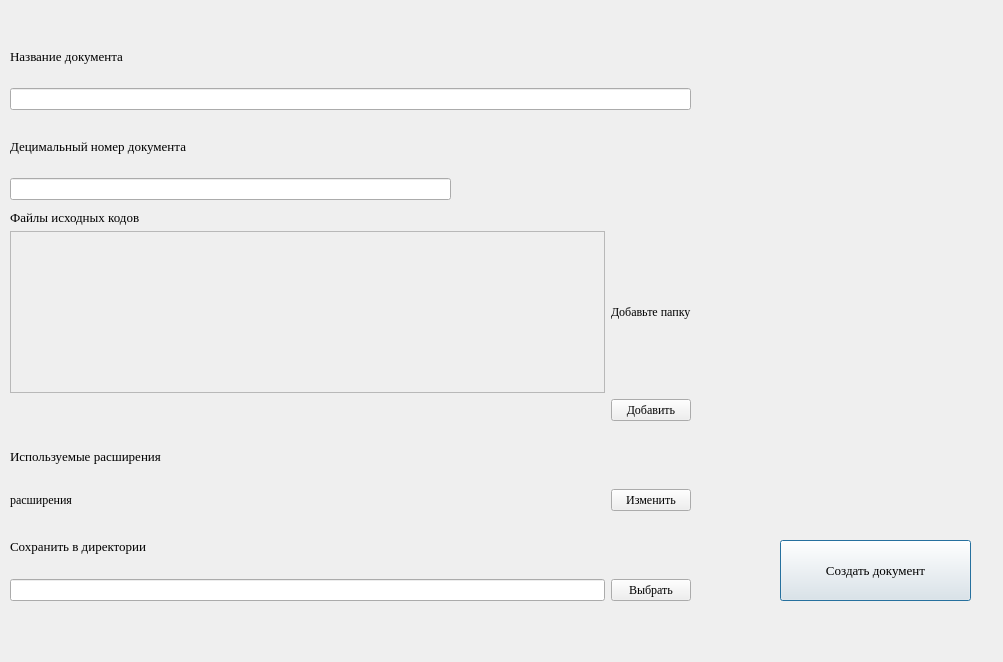
<?xml version="1.0" encoding="UTF-8"?>
<ui version="4.0">
 <class>Dialog</class>
 <widget class="QDialog" name="Dialog">
  <property name="geometry">
   <rect>
    <x>0</x>
    <y>0</y>
    <width>1003</width>
    <height>662</height>
   </rect>
  </property>
  <property name="font">
   <font>
    <family>Times New Roman</family>
   </font>
  </property>
  <property name="windowTitle">
   <string notr="true">Исход-В</string>
  </property>
  <widget class="QPushButton" name="pushButton">
   <property name="geometry">
    <rect>
     <x>780</x>
     <y>540</y>
     <width>191</width>
     <height>61</height>
    </rect>
   </property>
   <property name="font">
    <font>
     <pointsize>10</pointsize>
    </font>
   </property>
   <property name="text">
    <string>Создать документ</string>
   </property>
  </widget>
  <widget class="QWidget" name="gridLayoutWidget">
   <property name="geometry">
    <rect>
     <x>10</x>
     <y>520</y>
     <width>681</width>
     <height>81</height>
    </rect>
   </property>
   <layout class="QGridLayout" name="gridLayout">
    <item row="1" column="1">
     <widget class="QPushButton" name="pushButton_2">
      <property name="font">
       <font>
        <pointsize>9</pointsize>
       </font>
      </property>
      <property name="layoutDirection">
       <enum>Qt::LeftToRight</enum>
      </property>
      <property name="text">
       <string>Выбрать</string>
      </property>
     </widget>
    </item>
    <item row="1" column="0">
     <widget class="QLineEdit" name="lineEdit"/>
    </item>
    <item row="0" column="0">
     <widget class="QLabel" name="label">
      <property name="font">
       <font>
        <pointsize>10</pointsize>
       </font>
      </property>
      <property name="text">
       <string>Сохранить в директории</string>
      </property>
     </widget>
    </item>
   </layout>
  </widget>
  <widget class="QWidget" name="gridLayoutWidget_2">
   <property name="geometry">
    <rect>
     <x>10</x>
     <y>430</y>
     <width>681</width>
     <height>81</height>
    </rect>
   </property>
   <layout class="QGridLayout" name="gridLayout_2">
    <item row="1" column="1">
     <widget class="QPushButton" name="pushButton_3">
      <property name="font">
       <font>
        <pointsize>9</pointsize>
       </font>
      </property>
      <property name="text">
       <string>Изменить</string>
      </property>
     </widget>
    </item>
    <item row="0" column="0">
     <widget class="QLabel" name="label_2">
      <property name="font">
       <font>
        <pointsize>10</pointsize>
       </font>
      </property>
      <property name="text">
       <string>Используемые расширения</string>
      </property>
     </widget>
    </item>
    <item row="1" column="0">
     <widget class="QLabel" name="label_3">
      <property name="sizePolicy">
       <sizepolicy hsizetype="Expanding" vsizetype="Preferred">
        <horstretch>0</horstretch>
        <verstretch>0</verstretch>
       </sizepolicy>
      </property>
      <property name="font">
       <font>
        <pointsize>9</pointsize>
       </font>
      </property>
      <property name="text">
       <string>расширения</string>
      </property>
     </widget>
    </item>
   </layout>
  </widget>
  <widget class="QWidget" name="gridLayoutWidget_3">
   <property name="geometry">
    <rect>
     <x>10</x>
     <y>210</y>
     <width>681</width>
     <height>211</height>
    </rect>
   </property>
   <layout class="QGridLayout" name="gridLayout_3">
    <item row="2" column="1">
     <widget class="QLabel" name="label_6">
      <property name="text">
       <string>Добавьте папку</string>
      </property>
     </widget>
    </item>
    <item row="3" column="1">
     <widget class="QPushButton" name="pushButton_4">
      <property name="font">
       <font>
        <pointsize>9</pointsize>
       </font>
      </property>
      <property name="text">
       <string>Добавить</string>
      </property>
     </widget>
    </item>
    <item row="1" column="0">
     <widget class="QLabel" name="label_4">
      <property name="font">
       <font>
        <pointsize>10</pointsize>
       </font>
      </property>
      <property name="text">
       <string>Файлы исходных кодов</string>
      </property>
     </widget>
    </item>
    <item row="2" column="0">
     <widget class="QScrollArea" name="scrollArea">
      <property name="widgetResizable">
       <bool>true</bool>
      </property>
      <widget class="QWidget" name="scrollAreaWidgetContents">
       <property name="geometry">
        <rect>
         <x>0</x>
         <y>0</y>
         <width>556</width>
         <height>133</height>
        </rect>
       </property>
      </widget>
     </widget>
    </item>
   </layout>
  </widget>
  <widget class="QWidget" name="gridLayoutWidget_4">
   <property name="geometry">
    <rect>
     <x>10</x>
     <y>120</y>
     <width>441</width>
     <height>80</height>
    </rect>
   </property>
   <layout class="QGridLayout" name="gridLayout_4">
    <item row="2" column="1">
     <widget class="QLineEdit" name="lineEdit_2"/>
    </item>
    <item row="1" column="1">
     <widget class="QLabel" name="label_7">
      <property name="font">
       <font>
        <pointsize>10</pointsize>
       </font>
      </property>
      <property name="text">
       <string>Децимальный номер документа</string>
      </property>
     </widget>
    </item>
   </layout>
  </widget>
  <widget class="QWidget" name="gridLayoutWidget_5">
   <property name="geometry">
    <rect>
     <x>10</x>
     <y>30</y>
     <width>681</width>
     <height>80</height>
    </rect>
   </property>
   <layout class="QGridLayout" name="gridLayout_5">
    <item row="0" column="1">
     <widget class="QLabel" name="label_8">
      <property name="font">
       <font>
        <pointsize>10</pointsize>
       </font>
      </property>
      <property name="text">
       <string>Название документа</string>
      </property>
     </widget>
    </item>
    <item row="1" column="1">
     <widget class="QLineEdit" name="lineEdit_3"/>
    </item>
   </layout>
  </widget>
 </widget>
 <resources/>
 <connections/>
</ui>
